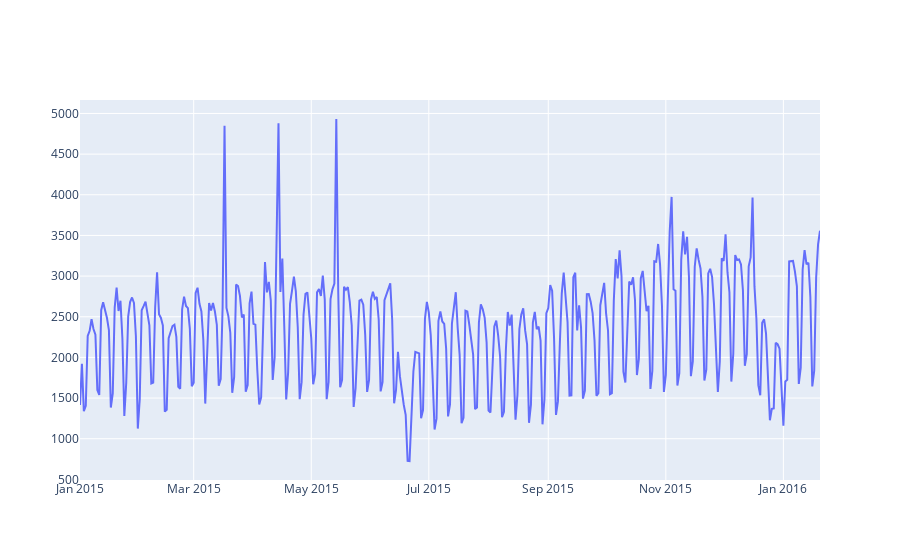

Notebook source saved alongside this figure:
### Code cell
plotly_df(df.set_index("date")[["count"]])

### Figure 1 — Plotly figure (JSON) as saved in the notebook; plotly's stock layout.template omitted (floating-point values rounded to 4 significant figures; data arrays with more than 128 entries replaced by an {"elided": "..."} marker saying what was removed)
{"data": [{"mode": "lines", "name": "count", "type": "scatter", "x": {"elided": "383 str values"}, "y": {"elided": "383 int values"}}], "layout": {"autosize": true, "title": {"text": ""}, "xaxis": {"autorange": true, "range": ["2015-01-01", "2016-01-20"], "type": "date"}, "yaxis": {"autorange": true, "range": [492.3, 5166.0], "type": "linear"}}}
